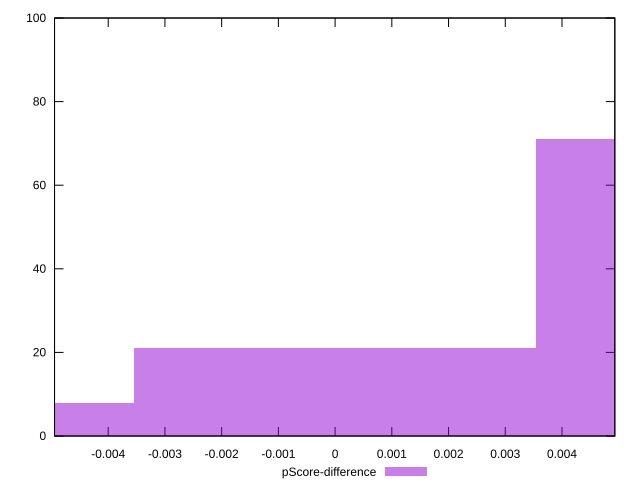

The script that saved this image:
reset

$pScoreDifference <<EOF
0.007083052677971081 71
0 21
-0.007083052677971081 8
EOF

set key outside below
set boxwidth 0.007083052677971081
set xrange [-0.004946346230397469:0.00493131785245654]
set yrange [0:100]
set trange [0:100]
set style fill transparent solid 0.5 noborder
set terminal svg size 640, 490 enhanced background rgb 'white'
set output "reports/report_00028_2021-02-24T12-49-42.674Z/uses-long-cache-ttl/samples/agenda/pScore-difference/histogram.svg"

plot $pScoreDifference title "pScore-difference" with boxes

reset
